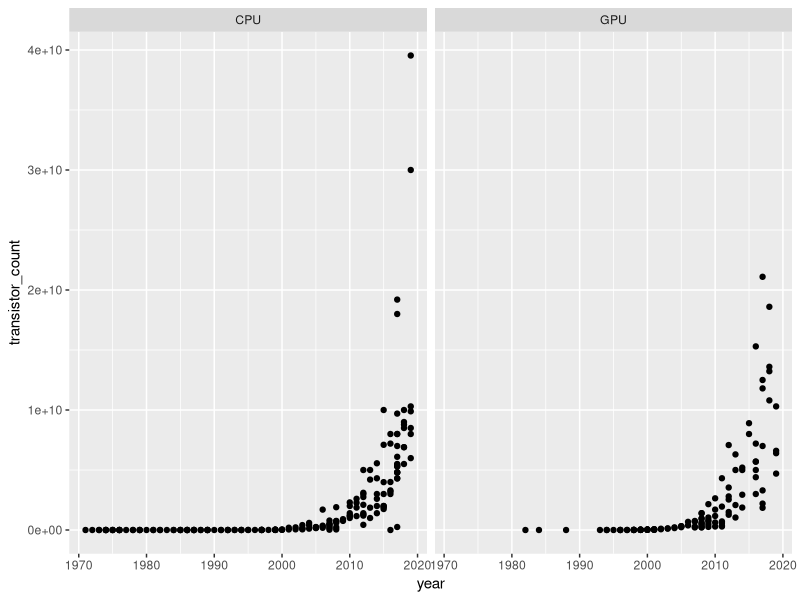
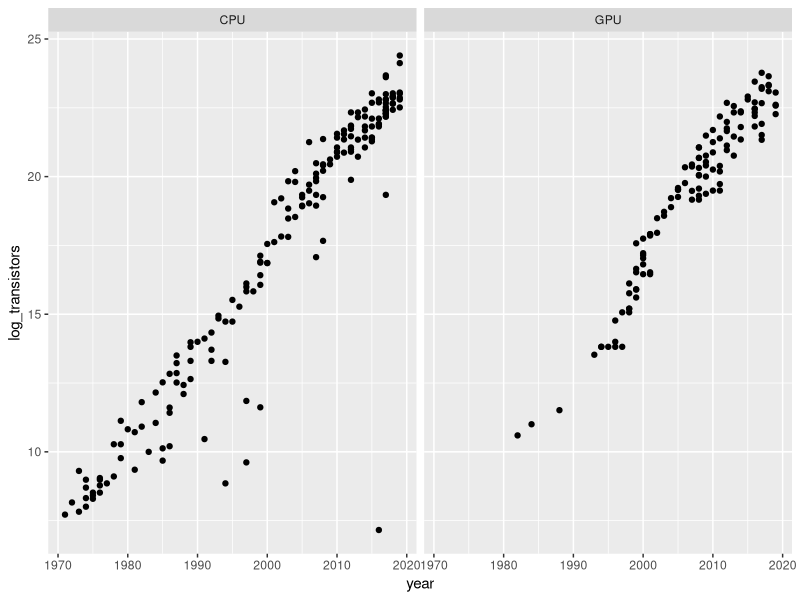
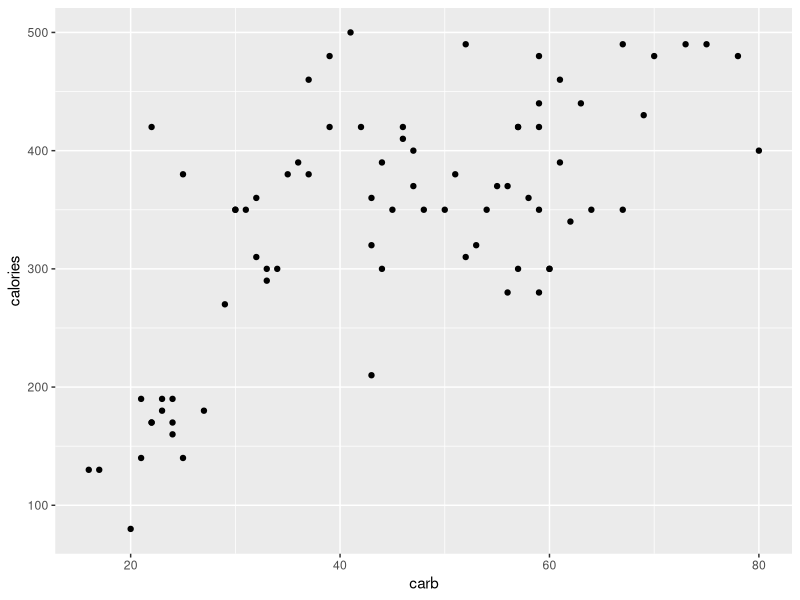

Recreate these plots in R, in order.
## ---- chunk 1
library(tidyverse)
library(knitr)

opts_chunk$set(warning = FALSE, message = FALSE)
## ---- chunk 2
processors <- read_csv("processors.csv")
glimpse(processors)
## ---- chunk 3
processors %>% ggplot(aes(x=year, y=transistor_count)) + geom_point() + facet_wrap(~unit_type)

## ---- chunk 4
Q1b_is_straight_line_model_appropriate <- "No"
## ---- chunk 5
# Replace NA by the correct expression in the code below
Q1c_updated_processors_tibble <- processors %>% 
  mutate(log_transistors = log(transistor_count))

processors <- Q1c_updated_processors_tibble # DO NOT CHANGE THIS LINE
## ---- chunk 6
processors %>% ggplot(aes(x=year, y=log_transistors)) + geom_point() + facet_wrap(~unit_type)
## ---- chunk 7
processors %>% group_by(unit_type) %>% summarize(r = cor(year, log_transistors))

# Your answers should be simple numbers (you can type the numbers, rounded
# to 2 decimals)
Q1f_CPU_correlation <- 0.95
Q1f_CPU_correlation <- 0.97
## ---- chunk 8
summary(lm(log_transistors ~ year, processors %>% filter(unit_type == "CPU")))$r.square
## ---- chunk 9
starbucksdata<-read_csv("starbucks.csv")
glimpse(starbucksdata)
## ---- chunk 10
starbucksdata %>% ggplot(aes(x=carb, y=calories)) + geom_point()
## ---- chunk 11
cor(starbucksdata$carb, starbucksdata$calories)
## ---- chunk 12

## ---- chunk 13

## ---- chunk 14

## ---- chunk 15

